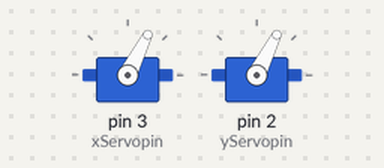
A sketch run on a simulated Arduino Uno, built with avr-gcc and run on an emulated ATmega328P. Shown: 2 × servo.

Above: at 0.05 s.
At 0.35 s:
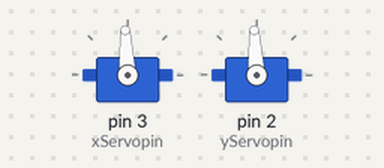
At 0.65 s:
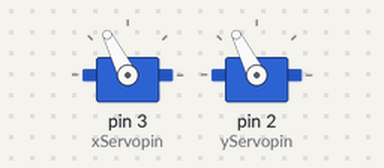
At 1.05 s:
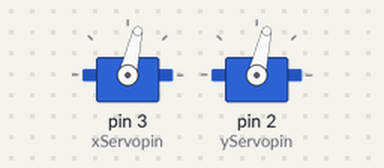
Timing chart, 0 to 3.0 s (numbered marks = the images above):
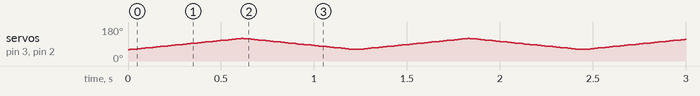

The sketch:

servo.ino
```cpp
#include<Servo.h>
int yServopin=2;
int xServopin=3;
Servo ServoX,ServoY;
int mn=60,mx=120;
void setup() {
  // put your setup code here, to run once:
  ServoX.attach(xServopin);
  ServoY.attach(yServopin);
}

void loop() {
  // put your main code here, to run repeatedly:
for(int i=mn;i<mx;++i)
{
  ServoX.write(i);
  ServoY.write(i);
  delay(10);
}
for(int i=mx;i>mn;--i)
{
  ServoX.write(i);
  ServoY.write(i);
  delay(10);
}
}
```
